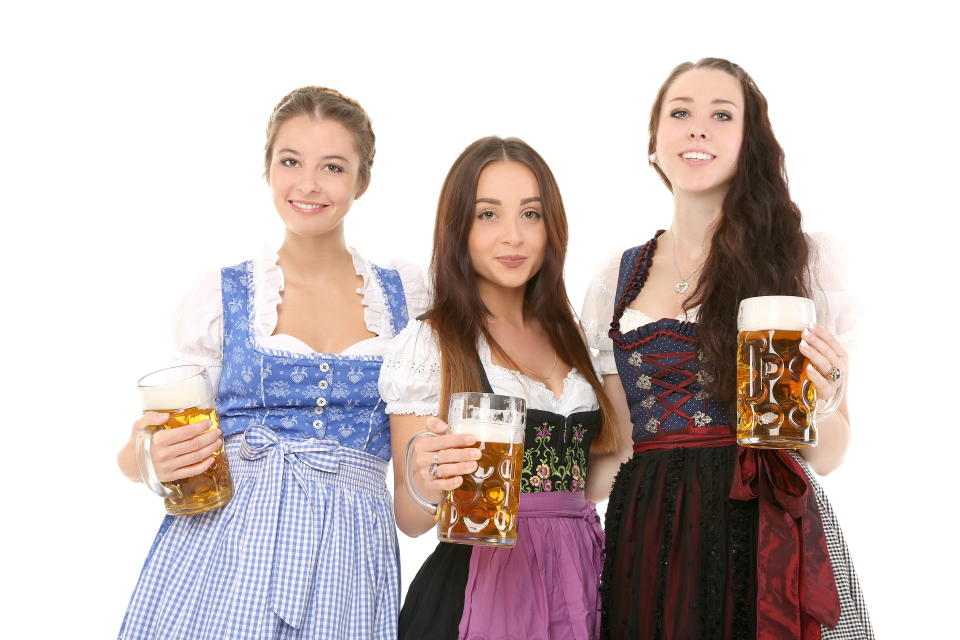
#> input picture 23. 사진에 얼굴만 찾아 모자이크처리/샘플사진.jpg, 1920 x 1280 px (shown at 1/2 size)
$ python main23-1.py
#> lines starting #> are read from the running program, lines starting #| are printed output that depends on the picture
import numpy as np
import cv2

face_cascade = cv2.CascadeClassifier(cv2.data.haarcascades + "haarcascade_frontalface_default.xml")
eye_cascade = cv2.CascadeClassifier(cv2.data.haarcascades + "haarcascade_eye.xml")

ff = np.fromfile(r'23. 사진에 얼굴만 찾아 모자이크처리\샘플사진.jpg', np.uint8)
img = cv2.imdecode(ff, cv2.IMREAD_UNCHANGED)
#> img is the input picture: shape (1280, 1920, 3); mean B, G, R 189, 190.1, 202
img = cv2.resize(img, dsize=(0,0), fx=0.5, fy=0.5, interpolation=cv2.INTER_LINEAR)
#> img: shape (640, 960, 3)

gray = cv2.cvtColor(img, cv2.COLOR_BGR2GRAY)
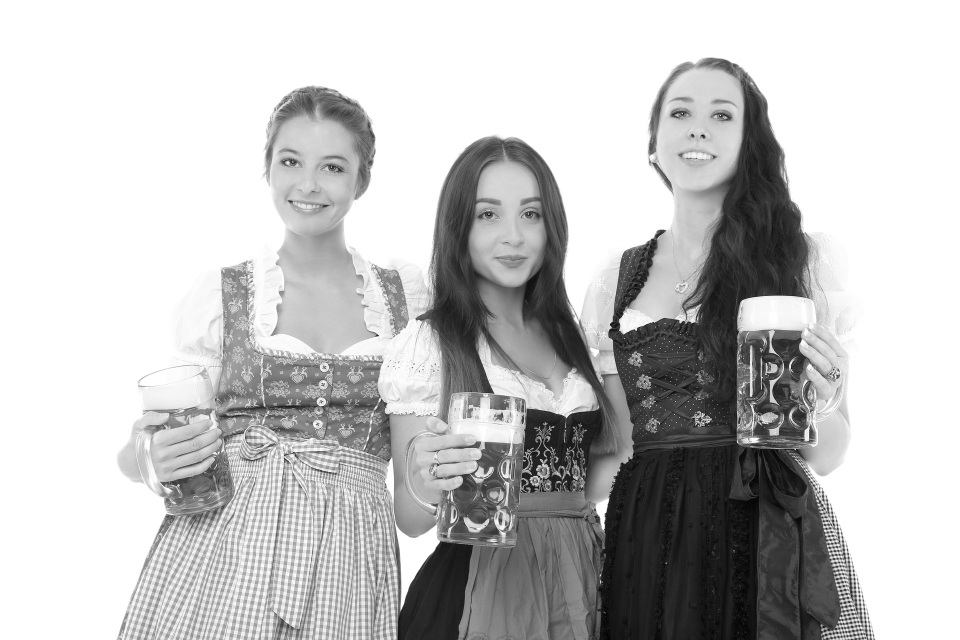
#> gray: shape (640, 960); min 1, max 255, mean 193.6

faces = face_cascade.detectMultiScale(gray,1.2,5)
#> faces = [[250, 118, 121, 121], [454, 175, 109, 109], [642, 70, 116, 116]]
for (x,y,w,h) in faces :
    cv2.rectangle(img, (x,y), (x+w,y+h), (255,0,0), 2)

    roi_gray = gray[y:y+h, x:x+w]
    roi_color = img[y:y+h, x:x+w]
    eyes = eye_cascade.detectMultiScale(roi_gray)
    for (ex,ey,ew,eh)in eyes:
        cv2.rectangle(roi_color, (ex,ey), (ex+ew,ey+eh), (0,255,0),2)
#> this loop made 3 passes
#> (x, y, w, h, eyes) on passes 1 to 3: (250, 118, 121, 121, [[26, 31, 26, 26], [66, 35, 31, 31]]), (454, 175, 109, 109, [[63, 28, 25, 25], [19, 26, 29, 29]]), (642, 70, 116, 116, [[22, 27, 31, 31], [65, 32, 28, 28]])
#> pass 1, `roi_gray = gray[y:y+h, x:x+w]`:
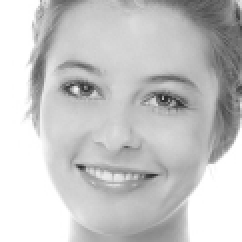
#> roi_gray: shape (121, 121) (shown 2 times larger); min 40, max 255, mean 198.4
#> pass 1, `roi_color = img[y:y+h, x:x+w]`:
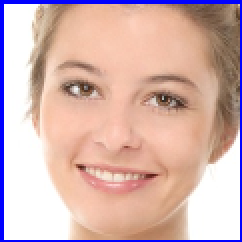
#> roi_color: shape (121, 121, 3) (shown 2 times larger); mean B, G, R 176.3, 180.5, 213
#> pass 2, `roi_color = img[y:y+h, x:x+w]`:
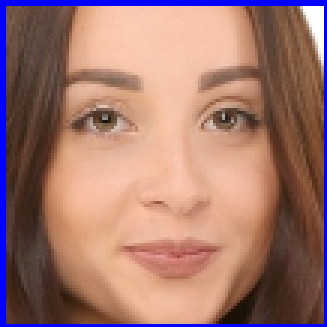
#> roi_color: shape (109, 109, 3) (shown 3 times larger); mean B, G, R 111.2, 119, 160.9
#> after the loop:
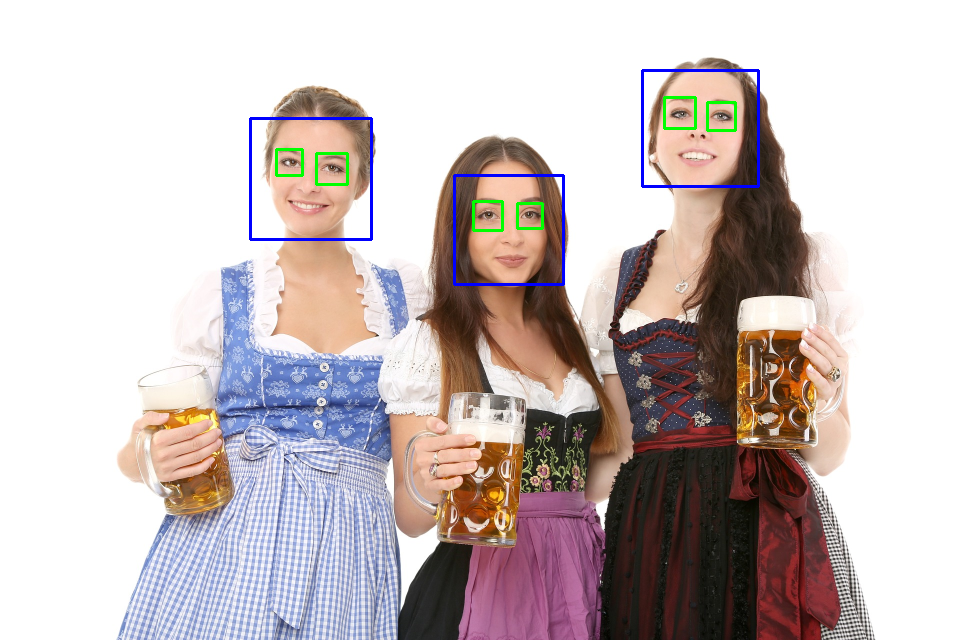
#> img: shape (640, 960, 3); mean B, G, R 189.3, 189.3, 200.1
#> after the loop:
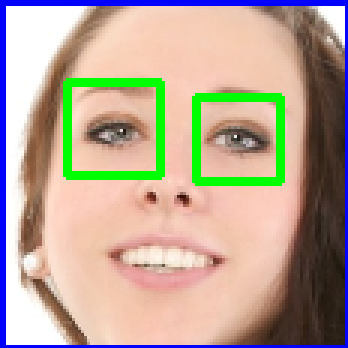
#> roi_color: shape (116, 116, 3) (shown 3 times larger); mean B, G, R 150.2, 165.4, 183
#> after the loop:
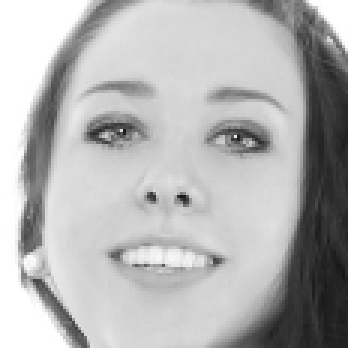
#> roi_gray: shape (116, 116) (shown 3 times larger); min 23, max 255, mean 179.8

cv2.imshow('face find',img)
cv2.waitKey(0)
cv2.destroyAllWindows
